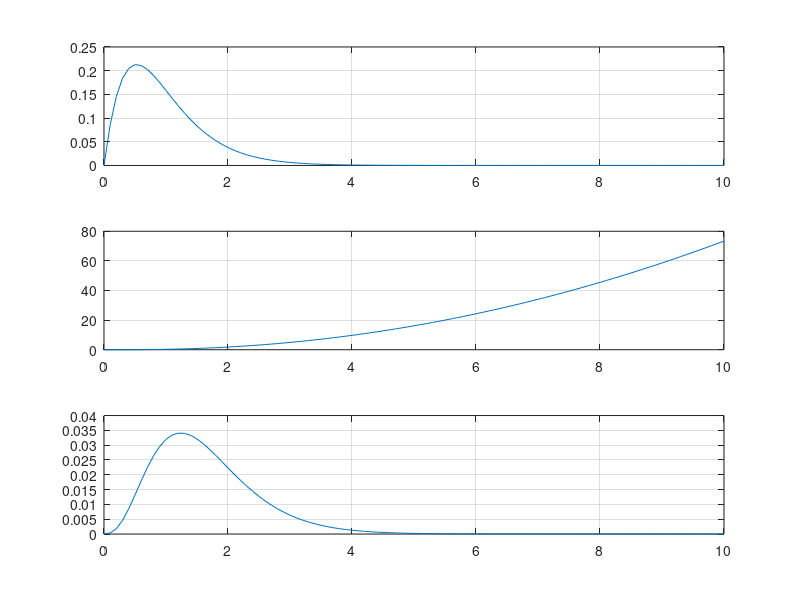

This figure's MATLAB source:
num=[1 5];
den=[1 5 6];
sys=tf(num,den)
t=0:0.1:10;
x1=exp(-3*t);
x2=(t.^2);
x3=(t.^2).*exp(-3*t);
y1=lsim(sys,x1,t);
y2=lsim(sys,x2,t);
y3=lsim(sys,x3,t);
subplot(3,1,1)
plot(t,y1)
grid on
subplot(3,1,2)
plot(t,y2)
grid on
subplot(3,1,3)
plot(t,y3)
grid on

